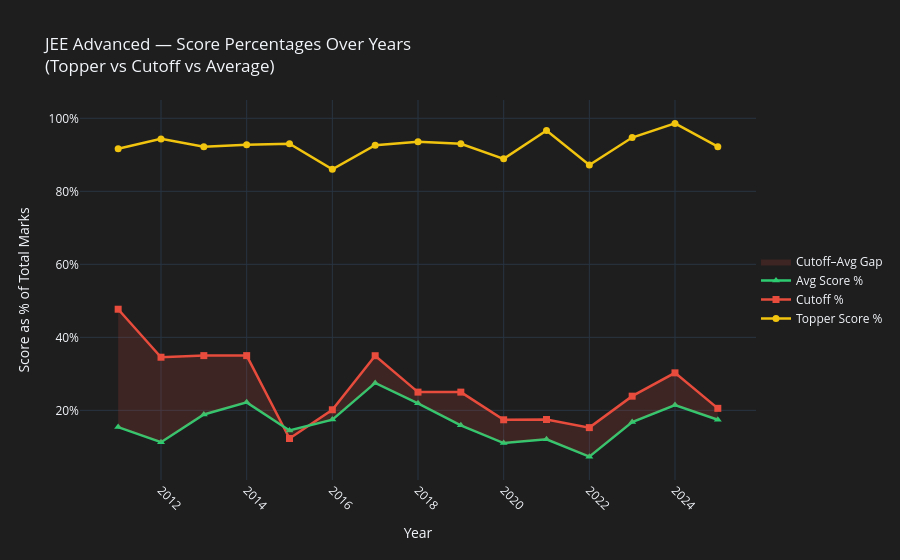

Here is the notebook cell this chart was saved with:
### Code cell
import plotly.graph_objects as go

fig = go.Figure()

# Topper line
fig.add_trace(go.Scatter(
    x=df["Year"],
    y=df["Highest_pct"],
    mode='lines+markers',
    name='Topper Score %',
    line=dict(color="#f1c40f", width=2.5),
    marker=dict(symbol='circle', size=7)
))

# Cutoff line
fig.add_trace(go.Scatter(
    x=df["Year"],
    y=df["Cutoff_pct"],
    mode='lines+markers',
    name='Cutoff %',
    line=dict(color="#e74c3c", width=2.5),
    marker=dict(symbol='square', size=7)
))

# Avg line
fig.add_trace(go.Scatter(
    x=df["Year"],
    y=df["Avg_pct"],
    mode='lines+markers',
    name='Avg Score %',
    line=dict(color="#2ecc71", width=2.5),
    marker=dict(symbol='triangle-up', size=7)
))

# Fill between Cutoff and Avg
fig.add_trace(go.Scatter(
    x=df["Year"],
    y=df["Avg_pct"],
    mode='lines',
    line=dict(width=0),
    showlegend=False
))

fig.add_trace(go.Scatter(
    x=df["Year"],
    y=df["Cutoff_pct"],
    mode='lines',
    fill='tonexty',
    fillcolor='rgba(231, 76, 60, 0.15)',
    line=dict(width=0),
    name='Cutoff–Avg Gap'
))

# 🔥 DARK MODE LAYOUT
fig.update_layout(
    template="plotly_dark",   # main switch
    title="JEE Advanced — Score Percentages Over Years<br>(Topper vs Cutoff vs Average)",
    xaxis_title="Year",
    yaxis_title="Score as % of Total Marks",
    xaxis=dict(
        tickangle=45,
        rangeslider=dict(visible=False)  # ❌ remove slider
    ),
    yaxis=dict(ticksuffix="%"),
    legend=dict(x=1, y=0.5),
    plot_bgcolor="#1e1e1e",
    paper_bgcolor="#1e1e1e"
)

fig.write_html("02_score_percentages_dark.html")
fig.show()

### Figure 1 — Plotly figure (JSON) as saved in the notebook; plotly's stock layout.template omitted (floating-point values rounded to 4 significant figures)
{"data": [{"line": {"color": "#f1c40f", "width": 2.5}, "marker": {"size": 7, "symbol": "circle"}, "mode": "lines+markers", "name": "Topper Score %", "type": "scatter", "x": [2011, 2012, 2013, 2014, 2015, 2016, 2017, 2018, 2019, 2020, 2021, 2022, 2023, 2024, 2025], "y": [91.67, 94.36, 92.22, 92.78, 93.06, 86.02, 92.62, 93.61, 93.01, 88.89, 96.67, 87.22, 94.72, 98.61, 92.22]}, {"line": {"color": "#e74c3c", "width": 2.5}, "marker": {"size": 7, "symbol": "square"}, "mode": "lines+markers", "name": "Cutoff %", "type": "scatter", "x": [2011, 2012, 2013, 2014, 2015, 2016, 2017, 2018, 2019, 2020, 2021, 2022, 2023, 2024, 2025], "y": [47.71, 34.56, 35.0, 35.0, 12.3, 20.16, 34.97, 25.0, 25.0, 17.42, 17.5, 15.28, 23.89, 30.28, 20.56]}, {"line": {"color": "#2ecc71", "width": 2.5}, "marker": {"size": 7, "symbol": "triangle-up"}, "mode": "lines+markers", "name": "Avg Score %", "type": "scatter", "x": [2011, 2012, 2013, 2014, 2015, 2016, 2017, 2018, 2019, 2020, 2021, 2022, 2023, 2024, 2025], "y": [15.42, 11.27, 18.89, 22.2, 14.48, 17.47, 27.53, 21.94, 15.91, 11.04, 12.07, 7.331, 16.8, 21.46, 17.42]}, {"line": {"width": 0}, "mode": "lines", "showlegend": false, "type": "scatter", "x": [2011, 2012, 2013, 2014, 2015, 2016, 2017, 2018, 2019, 2020, 2021, 2022, 2023, 2024, 2025], "y": [15.42, 11.27, 18.89, 22.2, 14.48, 17.47, 27.53, 21.94, 15.91, 11.04, 12.07, 7.331, 16.8, 21.46, 17.42]}, {"fill": "tonexty", "fillcolor": "rgba(231, 76, 60, 0.15)", "line": {"width": 0}, "mode": "lines", "name": "Cutoff–Avg Gap", "type": "scatter", "x": [2011, 2012, 2013, 2014, 2015, 2016, 2017, 2018, 2019, 2020, 2021, 2022, 2023, 2024, 2025], "y": [47.71, 34.56, 35.0, 35.0, 12.3, 20.16, 34.97, 25.0, 25.0, 17.42, 17.5, 15.28, 23.89, 30.28, 20.56]}], "layout": {"legend": {"x": 1, "y": 0.5}, "paper_bgcolor": "#1e1e1e", "plot_bgcolor": "#1e1e1e", "title": {"text": "JEE Advanced — Score Percentages Over Years<br>(Topper vs Cutoff vs Average)"}, "xaxis": {"rangeslider": {"visible": false}, "tickangle": 45, "title": {"text": "Year"}}, "yaxis": {"ticksuffix": "%", "title": {"text": "Score as % of Total Marks"}}}}
